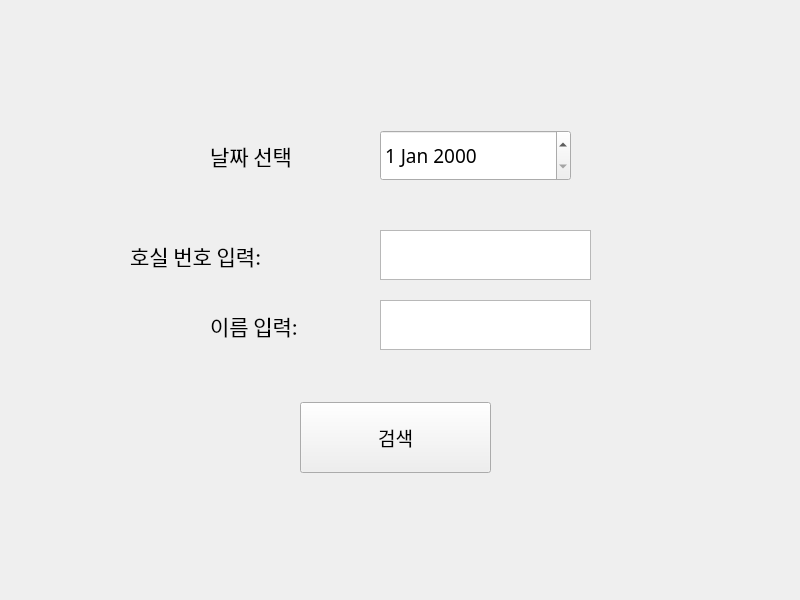
<?xml version="1.0" encoding="UTF-8"?>
<ui version="4.0">
 <class>Form</class>
 <widget class="QWidget" name="Form">
  <property name="geometry">
   <rect>
    <x>0</x>
    <y>0</y>
    <width>800</width>
    <height>600</height>
   </rect>
  </property>
  <property name="windowTitle">
   <string>Form</string>
  </property>
  <widget class="QDateEdit" name="select_date">
   <property name="geometry">
    <rect>
     <x>380</x>
     <y>130</y>
     <width>191</width>
     <height>51</height>
    </rect>
   </property>
   <property name="font">
    <font>
     <family>궁서체</family>
     <pointsize>14</pointsize>
    </font>
   </property>
  </widget>
  <widget class="QLabel" name="search_title">
   <property name="geometry">
    <rect>
     <x>210</x>
     <y>130</y>
     <width>151</width>
     <height>51</height>
    </rect>
   </property>
   <property name="font">
    <font>
     <family>궁서체</family>
     <pointsize>16</pointsize>
    </font>
   </property>
   <property name="text">
    <string>날짜 선택</string>
   </property>
  </widget>
  <widget class="QPushButton" name="btn_search">
   <property name="geometry">
    <rect>
     <x>300</x>
     <y>402</y>
     <width>191</width>
     <height>71</height>
    </rect>
   </property>
   <property name="font">
    <font>
     <family>궁서체</family>
     <pointsize>14</pointsize>
    </font>
   </property>
   <property name="text">
    <string>검색</string>
   </property>
  </widget>
  <widget class="QPlainTextEdit" name="plainTextEdit">
   <property name="geometry">
    <rect>
     <x>380</x>
     <y>230</y>
     <width>211</width>
     <height>50</height>
    </rect>
   </property>
   <property name="font">
    <font>
     <family>궁서체</family>
     <pointsize>14</pointsize>
    </font>
   </property>
  </widget>
  <widget class="QPlainTextEdit" name="plainTextEdit_2">
   <property name="geometry">
    <rect>
     <x>380</x>
     <y>300</y>
     <width>211</width>
     <height>50</height>
    </rect>
   </property>
   <property name="font">
    <font>
     <family>궁서체</family>
     <pointsize>14</pointsize>
    </font>
   </property>
  </widget>
  <widget class="QLabel" name="search_title_2">
   <property name="geometry">
    <rect>
     <x>130</x>
     <y>230</y>
     <width>251</width>
     <height>51</height>
    </rect>
   </property>
   <property name="font">
    <font>
     <family>궁서체</family>
     <pointsize>16</pointsize>
    </font>
   </property>
   <property name="text">
    <string>호실 번호 입력:</string>
   </property>
  </widget>
  <widget class="QLabel" name="search_title_3">
   <property name="geometry">
    <rect>
     <x>210</x>
     <y>300</y>
     <width>171</width>
     <height>51</height>
    </rect>
   </property>
   <property name="font">
    <font>
     <family>궁서체</family>
     <pointsize>16</pointsize>
    </font>
   </property>
   <property name="text">
    <string>이름 입력:</string>
   </property>
  </widget>
 </widget>
 <resources/>
 <connections/>
</ui>
